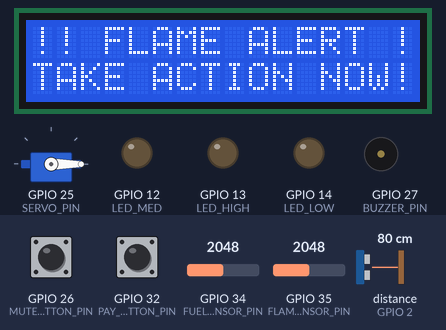
A sketch run on a simulated ESP32. Parts: 16×2 character LCD, servo, output pins drawn as LEDs (lit = HIGH), buzzer (waves = sounding, pin HIGH). Wiring (inferred from the names in the program): ultrasonic range finder: trigger GPIO 5; echo GPIO 2. The inputs (shaded band) are chosen by the test bench; at power-on: GPIO 35 (FLAME_SENSOR_PIN) = 2048, GPIO 34 (FUEL_SENSOR_PIN) = 2048, GPIO 32 (PAY_BUTTON_PIN) HIGH, distance to the obstacle (sensor on GPIO 2) 80 cm, GPIO 26 (MUTE_BUTTON_PIN) HIGH. The echo pulse lasts 58.3 µs per cm; WiFi joins after 1.5 s; servers stay silent unless stated; pins used as bus, display or sensor lines are not drawn; what the sketch prints to the serial monitor is not drawn.

Above: at 3.0 s.
3.1 s: GPIO 35 (FLAME_SENSOR_PIN) set to 2952
4.6 s: GPIO 35 (FLAME_SENSOR_PIN) set to 3057
At 6.0 s:
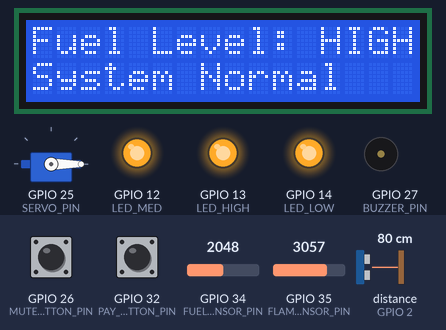
6.3 s: GPIO 34 (FUEL_SENSOR_PIN) set to 773
12.7 s: GPIO 34 (FUEL_SENSOR_PIN) set to 651
At 13.3 s:
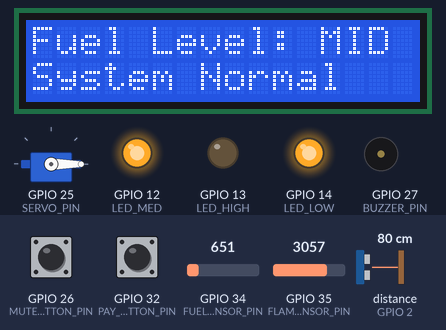
14.2 s: GPIO 32 (PAY_BUTTON_PIN) pulled LOW for 0.2 s
At 16.0 s:
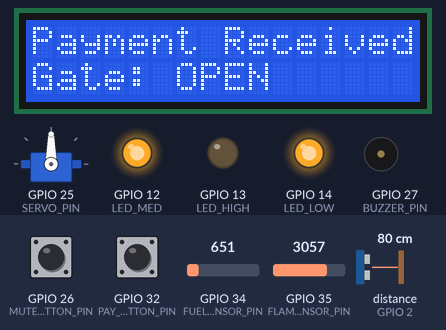
16.3 s: distance to the obstacle (sensor on GPIO 2) set to 2 cm
At 25.9 s:
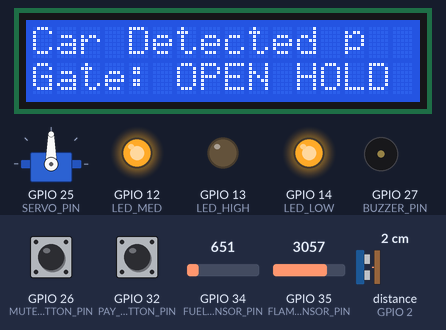
Timing chart, 0 to 27.4 s (numbered marks = the images above; inputs shaded):
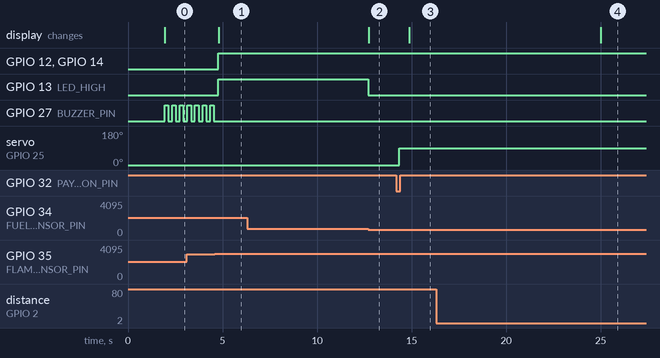

Measured:
- the behaviour switches between 3000 and 3001 on GPIO 35 (FLAME_SENSOR_PIN) (found by bisection; images 0 and 1)
- the behaviour switches between 700 and 699 on GPIO 34 (FUEL_SENSOR_PIN) (found by bisection; images 1 and 2)
- after the input at 4.6 s, GPIO 12 (LED_MED), GPIO 13 (LED_HIGH), GPIO 14 (LED_LOW): LOW → HIGH after 0.18 s; GPIO 27 (BUZZER_PIN): stops changing and stays LOW; the display: changes after 0.21 s (image 1)
- after the input at 6.3 s, every drawn part: stays the same
- after the input at 12.7 s, GPIO 13 (LED_HIGH): HIGH → LOW at once; the display: changes at once (image 2)
- after the input at 14.2 s, servo on GPIO 25 (SERVO_PIN): 0° → 90° after 0.14 s; the display: changes after 0.67 s (image 3)
- after the input at 16.3 s, the display: changes after 8.7 s (image 4)
- by itself, GPIO 27 (BUZZER_PIN): alternates HIGH for 0.20 s and LOW for 0.20 s

The sketch:

CAO_LAB_FINALS.ino
```cpp
// === Smart Gasoline System (ESP32) with Blynk ===
#define BLYNK_TEMPLATE_ID "TMPL6pNpL5Rt9"
#define BLYNK_TEMPLATE_NAME "CAO CPE"
#define BLYNK_AUTH_TOKEN "cSNGB0kTOmdoipCfMhB50dAUOsBNZQJj"

#include <WiFi.h>
#include <WiFiManager.h>
#include <BlynkSimpleEsp32.h>
#include <ESP32Servo.h>
#include <Wire.h>
#include <LiquidCrystal_I2C.h>

// === LCD Setup ===
LiquidCrystal_I2C lcd(0x27, 16, 2);

// === Pin Definitions ===
#define TRIG_PIN        5
#define ECHO_PIN        2
#define SERVO_PIN       25
#define PAY_BUTTON_PIN  32
#define FUEL_SENSOR_PIN 34
#define FLAME_SENSOR_PIN 35
#define LED_LOW         14
#define LED_MED         12
#define LED_HIGH        13
#define BUZZER_PIN      27
#define MUTE_BUTTON_PIN 26

// === Globals ===
Servo gateServo;
bool gateOpen = false;
int fuelLevel = 0;
int flameValue = 0;
bool flameDetected = false;
bool buzzerMuted = false;
bool wasLow = false;
unsigned long lastBeepTime = 0;

String gateStatus = "Closed";
String buzzerStatus = "OFF";  // 🔔 NEW for Blynk (V6)
BlynkTimer timer;

// === LCD Priority ===
int lcdPriority = 0; // 0 = Fuel, 1 = Gate, 2 = Flame (highest)

// === Safe LCD Function ===
void showLCDMessage(String line1, String line2, unsigned long holdTime = 1000, int priority = 0) {
  if (priority < lcdPriority) return;
  lcd.clear();
  lcd.setCursor(0, 0);
  lcd.print(line1);
  lcd.setCursor(0, 1);
  lcd.print(line2);
  lcdPriority = priority;
}

// === Ultrasonic Distance ===
long getDistanceCM() {
  digitalWrite(TRIG_PIN, LOW);
  delayMicroseconds(2);
  digitalWrite(TRIG_PIN, HIGH);
  delayMicroseconds(10);
  digitalWrite(TRIG_PIN, LOW);

  unsigned long duration = pulseIn(ECHO_PIN, HIGH, 30000UL);
  if (duration == 0) return -1; // No reading
  return (long)(duration * 0.0343 / 2.0);
}

// === Send Data to Blynk ===
void sendSensorData() {
  fuelLevel = analogRead(FUEL_SENSOR_PIN);
  flameValue = analogRead(FLAME_SENSOR_PIN);
  long distance = getDistanceCM();

  Blynk.virtualWrite(V1, fuelLevel);
  Blynk.virtualWrite(V2, flameValue);
  Blynk.virtualWrite(V4, gateStatus);
  Blynk.virtualWrite(V6, buzzerStatus); // 🔔 Send buzzer status

  // Car status on V3
  if (distance > 0 && distance < 20)
    Blynk.virtualWrite(V3, String("🚗 Car Detected (") + distance + " cm)");
  else if (distance > 0)
    Blynk.virtualWrite(V3, String("🅿️ No Car (") + distance + " cm)");
  else
    Blynk.virtualWrite(V3, "⚠️ No Reading");
}

// === Flame Detection ===
void detectFlame() {
  const int flameThreshold = 3000;
  flameValue = analogRead(FLAME_SENSOR_PIN);

  if (flameValue <= flameThreshold) {
    if (!flameDetected) {
      flameDetected = true;
      Serial.println("🔥 Flame Detected!");
      showLCDMessage("!! FLAME ALERT !!", "TAKE ACTION NOW!", 1000, 2);
      Blynk.virtualWrite(V5, "🔥 Fire Detected!");
      buzzerStatus = "ON (Fire Alert)";
      Blynk.virtualWrite(V6, buzzerStatus);
    }

    unsigned long currentMillis = millis();
    if (currentMillis - lastBeepTime >= 200) {
      lastBeepTime = currentMillis;
      digitalWrite(BUZZER_PIN, !digitalRead(BUZZER_PIN));
    }
  }
  else {
    if (flameDetected) {
      flameDetected = false;
      Serial.println("✅ Flame Cleared!");
      digitalWrite(BUZZER_PIN, LOW);
      showLCDMessage("Flame Cleared ✅", "System Normal", 2000, 2);
      Blynk.virtualWrite(V5, "✅ No Fire Detected");
      buzzerStatus = "OFF";
      Blynk.virtualWrite(V6, buzzerStatus);
      lcdPriority = 0;
    }
  }
}

// === Fuel Level & Buzzer ===
void handleFuelLevel() {
  if (flameDetected || gateOpen) return;

  fuelLevel = analogRead(FUEL_SENSOR_PIN);

  if (fuelLevel < 200) {
    // 🔴 LOW
    digitalWrite(LED_LOW, HIGH);
    digitalWrite(LED_MED, LOW);
    digitalWrite(LED_HIGH, LOW);
    showLCDMessage("Fuel Level: LOW", "ALERT: LOW FUEL!", 1000, 0);

    // Blynk LEDs
    Blynk.virtualWrite(V7, 255); // L
    Blynk.virtualWrite(V8, 0);   // M
    Blynk.virtualWrite(V9, 0);   // H

    if (!buzzerMuted) {
      unsigned long currentMillis = millis();
      if (currentMillis - lastBeepTime >= 600) {
        lastBeepTime = currentMillis;
        digitalWrite(BUZZER_PIN, !digitalRead(BUZZER_PIN));
        buzzerStatus = "ON (Low Fuel)";
        Blynk.virtualWrite(V6, buzzerStatus);
      }
    } else {
      digitalWrite(BUZZER_PIN, LOW);
      buzzerStatus = "OFF (Muted)";
      Blynk.virtualWrite(V6, buzzerStatus);
    }

    wasLow = true;
  }

  else if (fuelLevel < 700) {
    // 🟡 MEDIUM
    digitalWrite(LED_LOW, HIGH);
    digitalWrite(LED_MED, HIGH);
    digitalWrite(LED_HIGH, LOW);
    showLCDMessage("Fuel Level: MID", "System Normal", 1000, 0);

    // Blynk LEDs
    Blynk.virtualWrite(V7, 255);
    Blynk.virtualWrite(V8, 255);
    Blynk.virtualWrite(V9, 0);

    if (wasLow) { buzzerMuted = false; wasLow = false; }
    digitalWrite(BUZZER_PIN, LOW);
    buzzerStatus = "OFF";
    Blynk.virtualWrite(V6, buzzerStatus);
  }

  else {
    // 🟢 HIGH
    digitalWrite(LED_LOW, HIGH);
    digitalWrite(LED_MED, HIGH);
    digitalWrite(LED_HIGH, HIGH);
    showLCDMessage("Fuel Level: HIGH", "System Normal", 1000, 0);

    // Blynk LEDs
    Blynk.virtualWrite(V7, 255);
    Blynk.virtualWrite(V8, 255);
    Blynk.virtualWrite(V9, 255);

    if (wasLow) { buzzerMuted = false; wasLow = false; }
    digitalWrite(BUZZER_PIN, LOW);
    buzzerStatus = "OFF";
    Blynk.virtualWrite(V6, buzzerStatus);
  }

  // Mute button
  if (digitalRead(MUTE_BUTTON_PIN) == LOW && wasLow) {
    buzzerMuted = true;
    digitalWrite(BUZZER_PIN, LOW);
    showLCDMessage("Buzzer Muted", "Low Fuel Alert!", 1500, 0);
    buzzerStatus = "OFF (Muted)";
    Blynk.virtualWrite(V6, buzzerStatus);
  }
}


// === Payment & Gate Control ===
void handlePaymentGate() {
  static unsigned long gateOpenTime = 0;
  static unsigned long carClearTime = 0;
  static bool carPreviouslyDetected = false;

  if (digitalRead(PAY_BUTTON_PIN) == LOW && !gateOpen) {
    Serial.println("💰 Payment received! Opening gate...");
    gateStatus = "Opening...";
    Blynk.virtualWrite(V4, gateStatus);
    gateServo.write(90);
    delay(500);
    gateOpen = true;
    gateOpenTime = millis();
    gateStatus = "Open";
    Blynk.virtualWrite(V4, gateStatus);
    showLCDMessage("Payment Received", "Gate: OPEN", 1000, 1);
  }

  if (gateOpen) {
    long distance = getDistanceCM();
    unsigned long elapsed = millis() - gateOpenTime;
    bool carDetected = (distance > 0 && distance < 20);

    if (carDetected) {
      carPreviouslyDetected = true;
      carClearTime = 0;
      if (elapsed >= 10000) {
        Serial.println("🚗 Car detected — keeping gate open...");
        showLCDMessage("Car Detected 🚗", "Gate: OPEN HOLD", 1000, 1);
      }
    } else {
      if (carPreviouslyDetected && carClearTime == 0) {
        carClearTime = millis();
        Serial.println("⏳ Car moved away — waiting 3 seconds...");
        showLCDMessage("Car Leaving...", "Closing Soon", 1000, 1);
      }

      if (carClearTime > 0 && millis() - carClearTime >= 3000) {
        Serial.println("⛔ No car detected — closing gate...");
        gateStatus = "Closing...";
        Blynk.virtualWrite(V4, gateStatus);
        gateServo.write(0);
        delay(500);
        gateOpen = false;
        carPreviouslyDetected = false;
        carClearTime = 0;
        gateStatus = "Closed";
        Blynk.virtualWrite(V4, gateStatus);
        showLCDMessage("Gate Closed", "System Normal", 1000, 1);
        lcdPriority = 0;
      }
    }
  }
}

// === Setup ===
void setup() {
  Serial.begin(115200);
  lcd.init();
  lcd.backlight();
  showLCDMessage("Smart Gasoline", "Starting...", 1200);

  pinMode(TRIG_PIN, OUTPUT);
  pinMode(ECHO_PIN, INPUT);
  pinMode(FUEL_SENSOR_PIN, INPUT);
  pinMode(FLAME_SENSOR_PIN, INPUT);
  pinMode(LED_LOW, OUTPUT);
  pinMode(LED_MED, OUTPUT);
  pinMode(LED_HIGH, OUTPUT);
  pinMode(BUZZER_PIN, OUTPUT);
  pinMode(MUTE_BUTTON_PIN, INPUT_PULLUP);
  pinMode(PAY_BUTTON_PIN, INPUT_PULLUP);

  gateServo.attach(SERVO_PIN);
  gateServo.write(0);

  WiFiManager wifiManager;
  wifiManager.setTimeout(30);
  if (!wifiManager.autoConnect("ESP32_Setup", "12345678")) {
    Serial.println("⚠️ WiFi failed. Restarting...");
    showLCDMessage("WiFi Failed", "Restarting...", 2000, 0);
    ESP.restart();
  }

  Serial.println("✅ WiFi connected!");
  Serial.println(WiFi.localIP());

  Blynk.config(BLYNK_AUTH_TOKEN);
  if (!Blynk.connect()) {
    Serial.println("⚠️ Retrying Blynk...");
    for (int i = 0; i < 5 && !Blynk.connected(); i++) {
      delay(2000);
      Blynk.connect();
    }
  }

  if (Blynk.connected()) Serial.println("✅ Connected to Blynk!");
  else Serial.println("❌ Still not connected.");

  Blynk.virtualWrite(V6, "OFF"); // Initialize buzzer status
  timer.setInterval(2000L, sendSensorData);
}

// === Loop ===
void loop() {
  Blynk.run();
  timer.run();

  detectFlame();
  handlePaymentGate();

  if (!flameDetected && !gateOpen)
    handleFuelLevel();

  delay(200);
}
```
